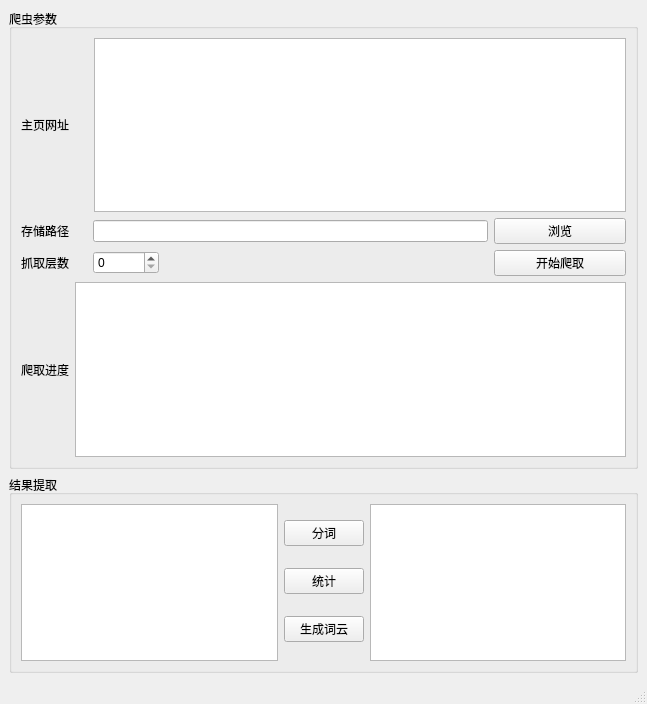
<?xml version="1.0" encoding="UTF-8"?>
<ui version="4.0">
 <class>MainWindow</class>
 <widget class="QMainWindow" name="MainWindow">
  <property name="geometry">
   <rect>
    <x>0</x>
    <y>0</y>
    <width>647</width>
    <height>704</height>
   </rect>
  </property>
  <property name="windowTitle">
   <string>MainWindow</string>
  </property>
  <widget class="QWidget" name="centralwidget">
   <layout class="QVBoxLayout" name="verticalLayout_3">
    <item>
     <widget class="QGroupBox" name="groupBox">
      <property name="title">
       <string>爬虫参数</string>
      </property>
      <layout class="QVBoxLayout" name="verticalLayout">
       <item>
        <layout class="QHBoxLayout" name="horizontalLayout" stretch="1,8">
         <property name="spacing">
          <number>6</number>
         </property>
         <property name="sizeConstraint">
          <enum>QLayout::SetDefaultConstraint</enum>
         </property>
         <property name="topMargin">
          <number>0</number>
         </property>
         <property name="bottomMargin">
          <number>0</number>
         </property>
         <item>
          <widget class="QLabel" name="label">
           <property name="text">
            <string>主页网址</string>
           </property>
          </widget>
         </item>
         <item>
          <widget class="QTextEdit" name="textEdit">
           <property name="sizePolicy">
            <sizepolicy hsizetype="Expanding" vsizetype="Expanding">
             <horstretch>0</horstretch>
             <verstretch>0</verstretch>
            </sizepolicy>
           </property>
          </widget>
         </item>
        </layout>
       </item>
       <item>
        <layout class="QHBoxLayout" name="horizontalLayout_2" stretch="1,6,2">
         <item>
          <widget class="QLabel" name="label_2">
           <property name="text">
            <string>存储路径</string>
           </property>
          </widget>
         </item>
         <item>
          <widget class="QLineEdit" name="lineEdit"/>
         </item>
         <item>
          <widget class="QPushButton" name="pushButton">
           <property name="text">
            <string>浏览</string>
           </property>
          </widget>
         </item>
        </layout>
       </item>
       <item>
        <layout class="QHBoxLayout" name="horizontalLayout_3" stretch="1,1,5,2">
         <item>
          <widget class="QLabel" name="label_3">
           <property name="text">
            <string>抓取层数</string>
           </property>
          </widget>
         </item>
         <item>
          <widget class="QSpinBox" name="spinBox"/>
         </item>
         <item>
          <spacer name="horizontalSpacer">
           <property name="orientation">
            <enum>Qt::Horizontal</enum>
           </property>
           <property name="sizeHint" stdset="0">
            <size>
             <width>40</width>
             <height>20</height>
            </size>
           </property>
          </spacer>
         </item>
         <item>
          <widget class="QPushButton" name="pushButton_3">
           <property name="text">
            <string>开始爬取</string>
           </property>
          </widget>
         </item>
        </layout>
       </item>
       <item>
        <layout class="QHBoxLayout" name="horizontalLayout_4" stretch="0,8">
         <item>
          <widget class="QLabel" name="label_4">
           <property name="text">
            <string>爬取进度</string>
           </property>
          </widget>
         </item>
         <item>
          <widget class="QTextBrowser" name="textBrowser"/>
         </item>
        </layout>
       </item>
      </layout>
     </widget>
    </item>
    <item>
     <widget class="QGroupBox" name="groupBox_2">
      <property name="title">
       <string>结果提取</string>
      </property>
      <layout class="QHBoxLayout" name="horizontalLayout_5">
       <item>
        <widget class="QTextBrowser" name="textBrowser_2"/>
       </item>
       <item>
        <layout class="QVBoxLayout" name="verticalLayout_2">
         <item>
          <widget class="QPushButton" name="pushButton_4">
           <property name="text">
            <string>分词</string>
           </property>
          </widget>
         </item>
         <item>
          <widget class="QPushButton" name="pushButton_5">
           <property name="text">
            <string>统计</string>
           </property>
          </widget>
         </item>
         <item>
          <widget class="QPushButton" name="pushButton_6">
           <property name="text">
            <string>生成词云</string>
           </property>
          </widget>
         </item>
        </layout>
       </item>
       <item>
        <widget class="QTextBrowser" name="textBrowser_3"/>
       </item>
      </layout>
     </widget>
    </item>
   </layout>
  </widget>
  <widget class="QMenuBar" name="menubar">
   <property name="geometry">
    <rect>
     <x>0</x>
     <y>0</y>
     <width>647</width>
     <height>26</height>
    </rect>
   </property>
  </widget>
  <widget class="QStatusBar" name="statusbar"/>
 </widget>
 <resources/>
 <connections/>
</ui>
